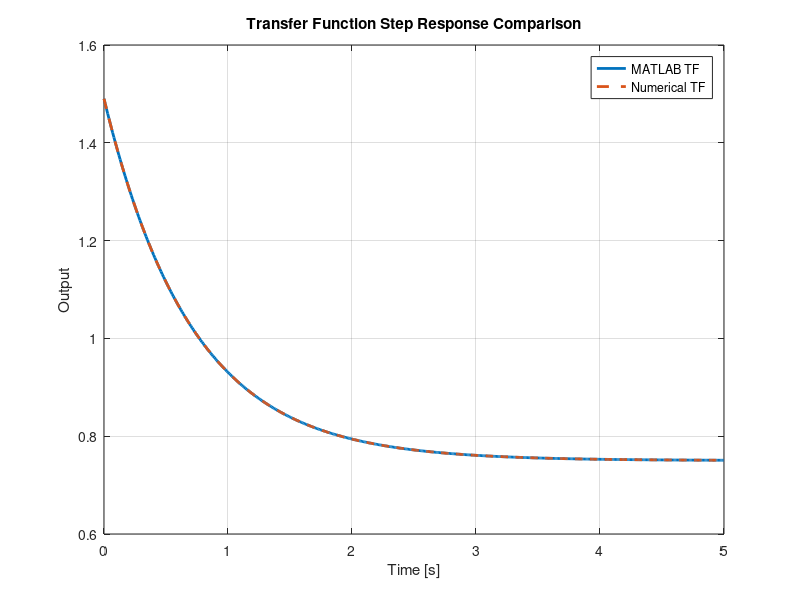

Write MATLAB code to recreate this figure.
clear; clc; close all;
%%
n1 = 1.059;
n0 = 0.7502;
d1 = 0.7082;
d0 = 1;
dt = 0.01;
T_end = 5;

t = (0:dt:T_end)'; 
u = ones(size(t));% step 

a = 2/dt;
denom = d1*a + d0;

b0 = (n1*a + n0)/denom;
b1 = (n0 - n1*a)/denom;
a1 = (d1*a - d0)/denom;

Cs = tf([n1 n0],[d1 d0]);
Cz = c2d(Cs,dt,'tustin');
y_matlab = lsim(Cz,u,t);

y_numeric = zeros(size(t));
u_prev = 0;
y_prev = 0;

for k = 1:length(t)
    y_numeric(k) = a1*y_prev + b0*u(k) + b1*u_prev;
    u_prev = u(k);
    y_prev = y_numeric(k);
end

figure;
plot(t,y_matlab,'LineWidth',2); hold on;
plot(t,y_numeric,'--','LineWidth',2);
grid on;
xlabel('Time [s]');
ylabel('Output');
legend('MATLAB TF','Numerical TF','Location','best');
title('Transfer Function Step Response Comparison');
